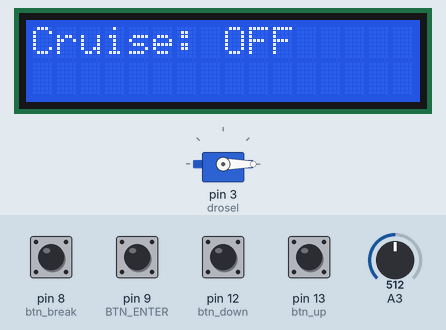
Recording of a sketch running on a simulated Arduino Uno, built with avr-gcc and run on an emulated ATmega328P. Parts: 16×2 character LCD, servo. The test bench sets the inputs (shaded band); at power-on: pin 8 (btn_break), pin 9 (BTN_ENTER), pin 12 (btn_down), pin 13 (btn_up) HIGH, A3 = 512. EEPROM starts erased; what the sketch prints to the serial monitor is not drawn.

Above: at 1.4 s.
1.5 s: pin 9 (BTN_ENTER) pulled LOW for 0.15 s
At 2.3 s:
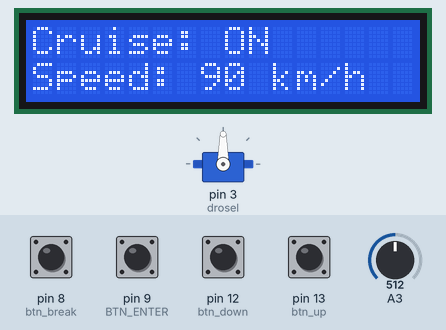
3.1 s: pin 12 (btn_down) pulled LOW for 1 s
At 3.98 s:
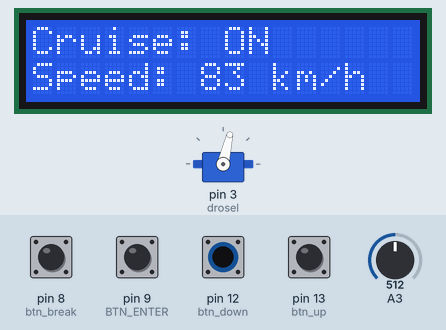
5.8 s: A3 set to 469
At 5.8 s:
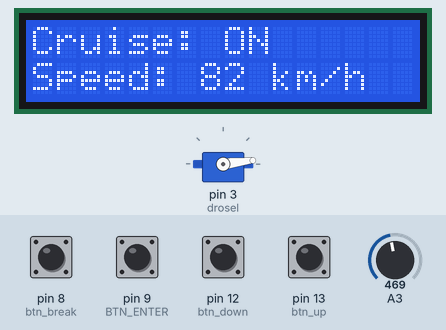
7.3 s: A3 set to 437
At 8.94 s:
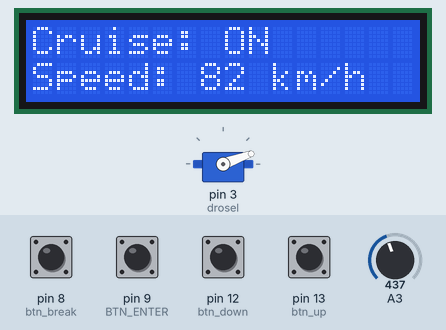
9.4 s: pin 12 (btn_down) pulled LOW for 0.15 s
At 9.57 s:
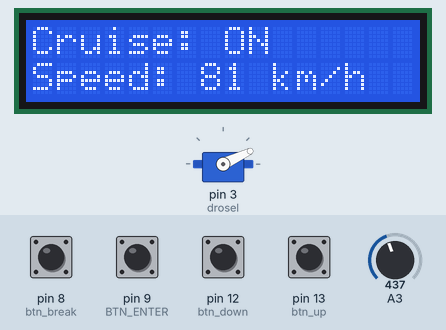
11.0 s: pin 13 (btn_up) pulled LOW for 0.15 s
At 11.48 s:
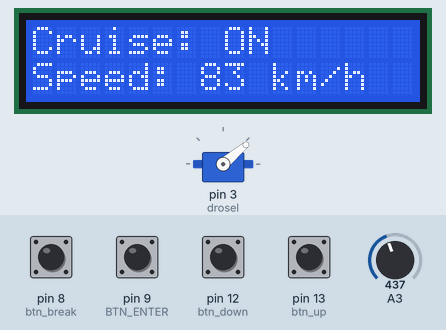
Timing chart, 0 to 20.6 s (numbered marks = the images above; inputs shaded):
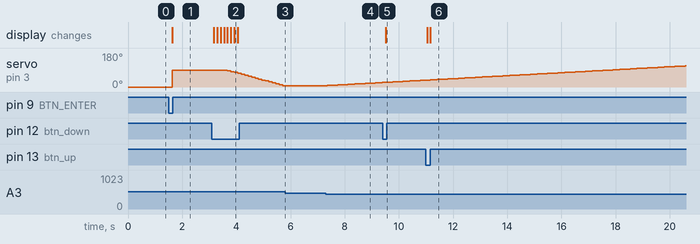

Measured:
- the behaviour switches between 455 and 454 on A3 (found by bisection; images 3 and 4)
- after the input at 1.5 s, servo on pin 3 (drosel): 0° → 90° after 0.14 s; the display: changes after 0.14 s (image 1)
- after the input at 3.1 s, servo on pin 3 (drosel): moves from 90° to 7° over 2.3 s, starting after 0.32 s; the display: first changes after 0.06 s (image 2 shows a later state)
- after the input at 5.8 s, servo on pin 3 (drosel): stays 7° (without the input it goes to 2° after 0.03 s)
- after the input at 7.3 s, servo on pin 3 (drosel): moves from 7° to 24° over 2.0 s, starting after 0.06 s
- after the input at 9.4 s, the display: changes after 0.12 s (image 5)
- after the input at 11.0 s, the display: first changes at once (image 6 shows a later state)

The sketch:

Cruise.ino
```cpp
#include <Wire.h>
#include <LiquidCrystal.h>
#include <Servo.h>
#include <EEPROM.h>
#include <LiquidCrystal_I2C.h>


Servo drosel;  // Дросель
int potpin = 3;  // Первый температурный датчик
int val;    // variable to read the value from the analog pin
int speed_now = 0;    // variable to read the value from the analog pin
int speed_set = 0;
int cruise_set = 0;
const float BETA = 3950;
LiquidCrystal_I2C lcd(0x27,16,2);

int btn_click = 0;
#define btn_up 13 //Вверх или +
#define btn_down 12 //Вниз или -
#define btn_left 11 //Влево
#define btn_right 10 //Вправо
#define BTN_ENTER 9 // Ок или Активация круиза
#define btn_break 8 // Сигнал тормоза
int default_serv = 0; // Серво на 0
bool cruise = false; // Статус круиза
bool brake = false; // Статус тормоза

void setup() {
  drosel.write(-180);// По умолчанию 0
  lcd.begin(16, 2);
  drosel.attach(3); // инициализация на пин 7 серево привода заслонки
  pinMode(A3, INPUT);
  Serial.begin(9600);
  lcd.backlight();
  lcd.init();
  lcd.begin(16, 2);
  lcd.print("Hello World!");
  lcd.clear();
  EEPROM.put(0, default_serv);
  EEPROM.put(1, 0);
  EEPROM.put(010, 0); //menu = 1
  pinMode(BTN_ENTER, INPUT_PULLUP);
  pinMode(btn_up, INPUT_PULLUP);
  pinMode(btn_down, INPUT_PULLUP);
  pinMode(btn_left, INPUT_PULLUP);
  pinMode(btn_right, INPUT_PULLUP);
  pinMode(btn_break, INPUT_PULLUP);

}


void loop() {
int engine_drosel = analogRead(A3);
speed_set = speed_btn(digitalRead(btn_up),digitalRead(btn_down), speed_set);
cruise = option_set(digitalRead(BTN_ENTER),digitalRead(btn_break));
//Serial.println(speed_now);
lcd.setCursor(0, 0);
lcd.print("Cruise: ");
speed_now = map(engine_drosel, 0, 1023, 0, 180);
Serial.println(speed_now);
if(cruise == true && digitalRead(btn_break) == HIGH){
  lcd.print("ON ");
  int buffer = speed_now - speed_set;

  if(speed_now != speed_set && abs(buffer) > 2){
      if(speed_now > speed_set){
        if(buffer > 5){ cruise_set = cruise_set - 5;}else{cruise_set--;}
      }else{
        cruise_set++;
      }
  }
  lcd.setCursor(0, 1);
  lcd.print("Speed: ");
    if(strlen(speed_set) < 3){
      lcd.print(speed_set);
      lcd.print(" km/h");
      lcd.print("  ");
    }else{
      lcd.print(speed_set);
      lcd.print(" km/h");
      lcd.print(" ");
    }
  Serial.println(speed_set);
  drosel.write(cruise_set);

}else{
  drosel.write(-180);
  lcd.print("OFF");
  lcd.setCursor(0, 1);
  lcd.print("                ");
  speed_set = speed_now;
  cruise_set = speed_now;
}

  delay(100);
}

int option_set(int enter,int left){
    if(left == LOW){
      cruise = false;
    }

    if(enter == LOW || cruise == true){
      cruise = true;
    }
    return(cruise);
}

int speed_btn(int up,int down, int speed_set){
    if(up == LOW){
      speed_set++;
    }

    if(down == LOW){
      speed_set--;
    }

    return(speed_set);
}
```
